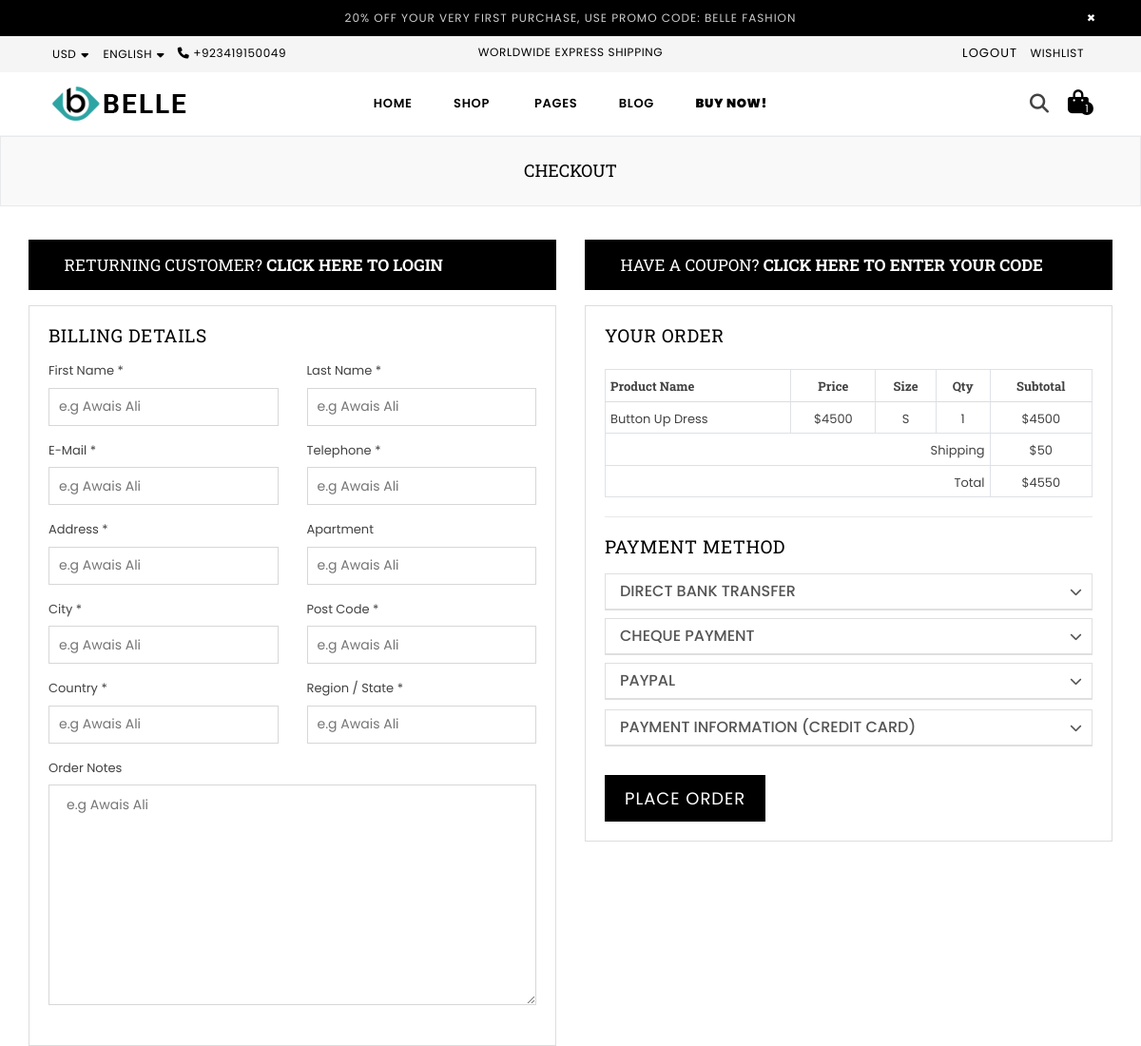
The app's page /checkout (signed in, upper part), older data.
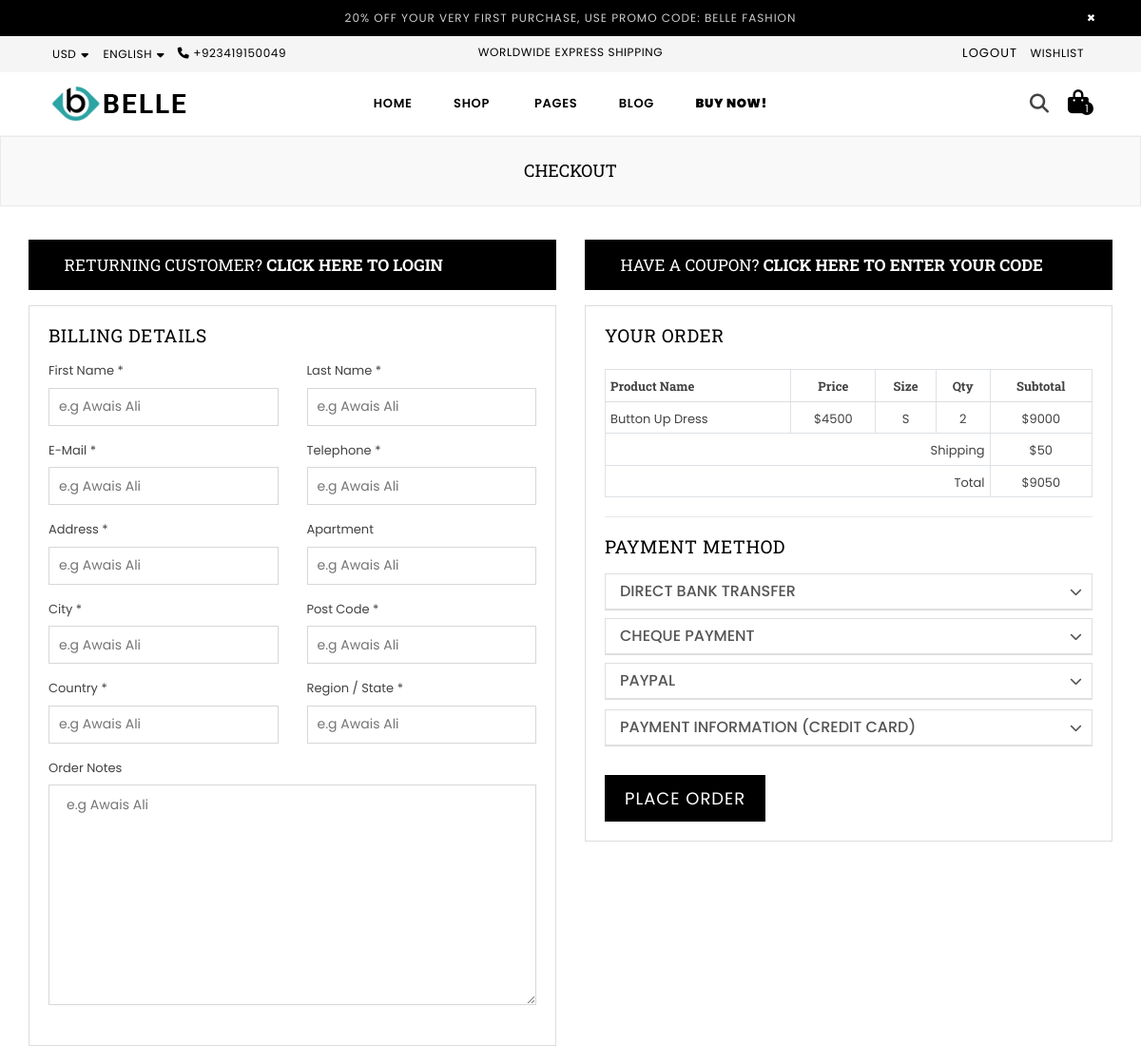
The same page, newer data.
### app/models.py (models this page shows, shortened)
class CartItem(models.Model):
    user = models.ForeignKey(User, on_delete=models.CASCADE)
    product = models.ForeignKey(Products, on_delete=models.CASCADE)
    color = models.CharField(max_length=100)
    size = models.CharField(max_length=100)
    quantity = models.PositiveIntegerField(default=1)
    note = models.TextField(blank=True, null=True)  # Optional notes for the cart item
    terms_accepted = models.BooleanField(default=False)  # Terms acceptance status
    class Meta:
        constraints = [
            models.UniqueConstraint(fields=['user', 'product', 'color', 'size'], name='unique_cart_item')
        ]

class Products(models.Model):
    name=models.CharField(max_length=100)
    description=models.TextField()
    slug=models.SlugField(max_length=50,unique=True,blank=True)
    in_stock=models.BooleanField()
    stock_quantity=models.IntegerField()
    last_update=models.DateTimeField(auto_now=True)
    sku=models.CharField(max_length=50)
    view_count=models.IntegerField(null=True,blank=True)
    price=models.IntegerField()
    striked_price=models.IntegerField(blank=True,null=True,default=0)
    product_type=models.CharField(max_length=20)
    labels=models.ManyToManyField(Labels,max_length=20)
    wishlist=models.ManyToManyField(User,related_name='wishlist',blank=True)
    collections=models.CharField(max_length=50)
    main_image= models.ImageField(upload_to='products/')  # Shown by default
    hover_image= models.ImageField(upload_to='products/')  # Shown on hover
    tag=models.ManyToManyField('Tag',related_name='products',blank=True)
    sizes = models.ManyToManyField(Size, related_name='products', blank=True)
    color = models.ManyToManyField(Color, related_name='productscolor', blank=True)
    brand=models.ForeignKey(Brand, on_delete=models.CASCADE,related_name='brand',blank=True)
    class Meta:
        verbose_name = "Product"  # Correct singular form
        verbose_name_plural = "Products"  # Correct plural form

### app/views.py (the view)
# urls.py: path("checkout",views.Checkout,name="checkout"),
def Checkout(request):
    cart_items = CartItem.objects.filter(user=request.user)
    payment_form=PaymentForm()
    if request.method == 'POST':
        form = CheckoutForm(request.POST)
        payment_form = PaymentForm(request.POST)
        if form.is_valid() and payment_form.is_valid():
            checkout = form.save(commit=False)
            checkout.user = request.user
            checkout.save()
            order = Order.objects.create(
                user=request.user,
                first_name=checkout.first_name,
                last_name=checkout.last_name,
                email=checkout.email,
                phone_number=checkout.phone_number,
                address=checkout.address,
                apartment=checkout.appartment,  # notice 'apartment' in Order model
                city=checkout.city,
                postal_code=checkout.postal_code,
                country=checkout.country,
                state=checkout.state,
                notes=checkout.notes,
                terms_accepted=False,  # or handle from form if you like
                total_price=0,         # we will calculate later
            )
            payment = payment_form.save(commit=False)
            payment.order = order
            payment.save()
            cart_items = CartItem.objects.filter(user=request.user)
            for item in cart_items:
                OrderItem.objects.create(
                    order=order,
                    product=item.product,
                    quantity=item.quantity,
                    price=item.product.price,
                    color=item.color,
                    size=item.size,
                )
            order.calculate_total_price()
            cart_items.delete()
            messages.success(request, 'Your order has been placed successfully!')
            return redirect('order_confirmation')
        else:
            messages.error(request, 'Please fill in all the required fields.')
            return redirect('checkout')
    else:
        form = CheckoutForm()
    cart_items = CartItem.objects.filter(user=request.user)
    for cart_item in cart_items:
        cart_item.subtotal = cart_item.quantity * cart_item.product.price
    shipping_cost = 50
    subtotal = sum(item.product.price * item.quantity for item in cart_items)
    grand_total = subtotal + shipping_cost
    context = {
        'payment_form': payment_form,
        'form': form,
        'cart_items': cart_items,
        'subtotal': subtotal,
        'shipping_cost': shipping_cost,
        'grand_total': grand_total,
    }
    return render(request, 'app/checkout.html', context)

### app/forms.py
class PaymentForm(forms.ModelForm):
    class Meta:
        model = Payment
        fields = [
            'method',
            'card_name',
            'card_type',
            'card_number',
            'card_cvv',
            'card_expiry',
        ]

### app/context_processors.py (called while the page is built)
def minicart_data(request):
    cart_items = []
    cart_total = 0.0
    total_item=0
    if request.user.is_authenticated:  # Ensure the user is logged in
        user_cart = CartItem.objects.filter(user=request.user)  # Adjust based on your cart model
        total_item=CartItem.objects.filter(user=request.user).count()
        cart_items = user_cart
        cart_total = sum(item.product.price * item.quantity for item in user_cart)
    return {
        'cart_items': cart_items,
        'cart_total': cart_total,
        "total_item":total_item
    }

### app/templates/app/checkout.html (shortened to what the changed rows need)
{% extends "base.html" %} {% load static %} {% block title %} BELLE | CHECKOUT {% endblock title %} {% block content %}
<div id="page-content">
  <div class="page section-header text-center">
    <div class="page-title">
      <div class="wrapper"><h1 class="page-width">Checkout</h1></div>
    </div>
  </div>
  <div class="container">
    <form method="POST">
      <div class="row billing-fields">
        <div class="col-xl-6 col-lg-6 col-md-6 col-sm-12 sm-margin-30px-bottom">
          <div class="create-ac-content bg-light-gray padding-20px-all">
            <fieldset>
              <h2 class="login-title mb-3">Billing details</h2>
            </fieldset>
          </div>
        </div>
        <div class="col-xl-6 col-lg-6 col-md-6 col-sm-12">
          <div class="your-order-payment">
            <div class="your-order">
              <h2 class="order-title mb-4">Your Order</h2>
              <div class="table-responsive-sm order-table">
                <table class="bg-white table table-bordered table-hover text-center">
                  <thead>
                    <tr>
                      <th class="text-left">Product Name</th>
                      <th>Price</th>
                      <th>Size</th>
                      <th>Qty</th>
                      <th>Subtotal</th>
                    </tr>
                  </thead>
                  <tbody>
                    {% for item in cart_items %}
                    <tr>
                      <td class="text-left">{{ item.product.name }}</td>
                      <td>${{ item.product.price }}</td>
                      <td>{{ item.size }}</td>
                      <td>{{ item.quantity }}</td>
                      <td>${{ item.subtotal }}</td>
                    </tr>
                    {% endfor %}
                  </tbody>
                  <tfoot class="font-weight-600">
                    <tr>
                      <td colspan="4" class="text-right">Total</td>
                      <td>${{ grand_total }}</td>
                    </tr>
                  </tfoot>
                </table>
              </div>
            </div>
            <div class="your-payment">
              <h2 class="payment-title mb-3">payment method</h2>
            </div>
          </div>
        </div>
      </div>
    </form>
  </div>
</div>
{% endblock content %}

Row changes from the older to the newer data that the page shows:
changed CartItem "Button Up Dress": quantity "1" → "2"; subtotal "4500" → "9000"
Text that changed along with them:
{{ grand_total }}: "4550" → "9050"
